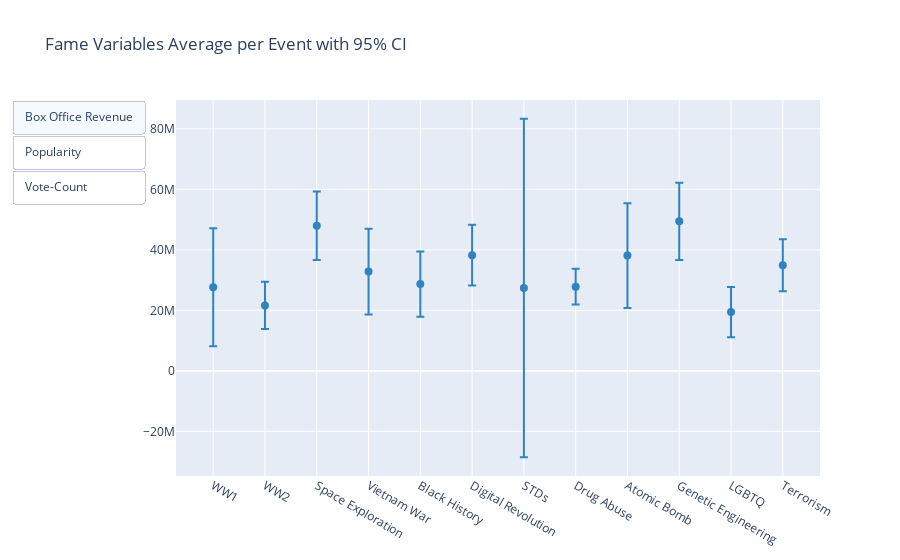

Notebook code for this chart:
### Code cell
columns_to_compare = ['inflation_adjusted_box_office', 'popularity', 'vote_count'] 

all_averages, lower_bounds, upper_bounds = compute_averages_and_cis(events, columns_to_compare, movies_events)

# Create a subplot 

fig = make_subplots(rows = 1, cols = 1, shared_xaxes = True)


# Initializing visibility list to only show "Box Office Revenue" initially

initial_visibility = [True, False, False]


# Iterate through the datasets and add traces to the plot

for i, (averages, lower_bound, upper_bound, y_label) in enumerate(zip([all_averages['inflation_adjusted_box_office'], all_averages['popularity'], all_averages['vote_count']],
                                                                      [lower_bounds['inflation_adjusted_box_office'], lower_bounds['popularity'], lower_bounds['vote_count']],
                                                                      [upper_bounds['inflation_adjusted_box_office'], upper_bounds['popularity'], upper_bounds['vote_count']],
                                                                      ['Box Office Revenue', 'Popularity', 'Vote-Count'])):
    
    # Calculate symmetric error values
    
    symmetric_error = [(upper - lower) / 2 for upper, lower in zip(upper_bound, lower_bound)]

    # Scatter plot for mean with symmetric error bars
    marker_style = dict(size = 8, color = f'rgb{tuple(int(x * 255) for x in cm.tab20c(0)[:3])}')
    scatter_trace = go.Scatter(x = events, y = averages, mode = 'markers', name = y_label, marker = marker_style, visible = initial_visibility[i],
                              error_y = dict(type ='data', array = symmetric_error, symmetric = True))
    fig.add_trace(scatter_trace, row = 1, col = 1)

# Update layout

fig.update_layout(title_text='Fame Variables Average per Event with 95% CI', showlegend=False)


# Update menu to show/hide individual traces

buttons = []
for i, y_label in enumerate(['Box Office Revenue', 'Popularity', 'Vote-Count']):
    button = dict(label  =y_label, method = 'update', args = [{'visible': [True if j == i else False for j in range(3)]}])
    buttons.append(button)

    
    
fig.update_layout(updatemenus=[dict(type = 'buttons', showactive = True, buttons = buttons)])
fig.show()

### Figure 1 — Plotly figure (JSON) as saved in the notebook; plotly's stock layout.template omitted (floating-point values rounded to 4 significant figures)
{"data": [{"error_y": {"array": [19490000.0, 7797000.0, 11330000.0, 14170000.0, 10760000.0, 10050000.0, 55900000.0, 5931000.0, 17310000.0, 12760000.0, 8292000.0, 8614000.0], "symmetric": true, "type": "data"}, "marker": {"color": "rgb(49, 130, 189)", "size": 8}, "mode": "markers", "name": "Box Office Revenue", "type": "scatter", "visible": true, "x": ["WW1", "WW2", "Space Exploration", "Vietnam War", "Black History", "Digital Revolution", "STDs", "Drug Abuse", "Atomic Bomb", "Genetic Engineering", "LGBTQ", "Terrorism"], "xaxis": "x", "y": [27610000.0, 21630000.0, 47980000.0, 32840000.0, 28690000.0, 38260000.0, 27400000.0, 27840000.0, 38140000.0, 49450000.0, 19440000.0, 34920000.0], "yaxis": "y"}, {"error_y": {"array": [0.6849, 0.4281, 0.4576, 1.039, 0.7687, 0.4725, 1.352, 0.6445, 0.7462, 0.7181, 0.5122, 0.8514], "symmetric": true, "type": "data"}, "marker": {"color": "rgb(49, 130, 189)", "size": 8}, "mode": "markers", "name": "Popularity", "type": "scatter", "visible": false, "x": ["WW1", "WW2", "Space Exploration", "Vietnam War", "Black History", "Digital Revolution", "STDs", "Drug Abuse", "Atomic Bomb", "Genetic Engineering", "LGBTQ", "Terrorism"], "xaxis": "x", "y": [5.126, 4.501, 6.337, 6.294, 5.269, 5.963, 6.034, 6.327, 4.986, 6.401, 4.677, 6.094], "yaxis": "y"}, {"error_y": {"array": [124.0, 61.39, 72.79, 154.6, 137.2, 90.61, 231.1, 72.47, 130.7, 101.6, 55.27, 106.7], "symmetric": true, "type": "data"}, "marker": {"color": "rgb(49, 130, 189)", "size": 8}, "mode": "markers", "name": "Vote-Count", "type": "scatter", "visible": false, "x": ["WW1", "WW2", "Space Exploration", "Vietnam War", "Black History", "Digital Revolution", "STDs", "Drug Abuse", "Atomic Bomb", "Genetic Engineering", "LGBTQ", "Terrorism"], "xaxis": "x", "y": [300.6, 220.1, 403.8, 307.8, 300.9, 380.8, 427.4, 343.7, 304.3, 446.8, 156.9, 333.6], "yaxis": "y"}], "layout": {"autosize": true, "showlegend": false, "title": {"text": "Fame Variables Average per Event with 95% CI"}, "updatemenus": [{"buttons": [{"args": [{"visible": [true, false, false]}], "label": "Box Office Revenue", "method": "update"}, {"args": [{"visible": [false, true, false]}], "label": "Popularity", "method": "update"}, {"args": [{"visible": [false, false, true]}], "label": "Vote-Count", "method": "update"}], "showactive": true, "type": "buttons"}], "xaxis": {"anchor": "y", "autorange": true, "domain": [0, 1], "range": [-0.7326, 11.73], "type": "category"}, "yaxis": {"anchor": "x", "autorange": true, "domain": [0, 1], "range": [-34710000.0, 89520000.0], "type": "linear"}}}
